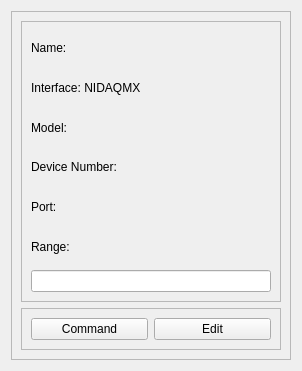
<?xml version="1.0" encoding="UTF-8"?>
<ui version="4.0">
 <class>Form</class>
 <widget class="QWidget" name="Form">
  <property name="geometry">
   <rect>
    <x>0</x>
    <y>0</y>
    <width>302</width>
    <height>371</height>
   </rect>
  </property>
  <property name="windowTitle">
   <string>Form</string>
  </property>
  <layout class="QHBoxLayout" name="horizontalLayout_2">
   <item>
    <widget class="QFrame" name="frame_3">
     <property name="frameShape">
      <enum>QFrame::StyledPanel</enum>
     </property>
     <property name="frameShadow">
      <enum>QFrame::Plain</enum>
     </property>
     <property name="lineWidth">
      <number>1</number>
     </property>
     <layout class="QVBoxLayout" name="verticalLayout_2">
      <item>
       <widget class="QFrame" name="frame">
        <property name="frameShape">
         <enum>QFrame::StyledPanel</enum>
        </property>
        <property name="frameShadow">
         <enum>QFrame::Raised</enum>
        </property>
        <layout class="QVBoxLayout" name="verticalLayout">
         <item>
          <widget class="QLabel" name="nameLabel">
           <property name="text">
            <string>Name:</string>
           </property>
          </widget>
         </item>
         <item>
          <widget class="QLabel" name="interfaceLabel">
           <property name="text">
            <string>Interface: NIDAQMX</string>
           </property>
          </widget>
         </item>
         <item>
          <widget class="QLabel" name="modelLabel">
           <property name="text">
            <string>Model:</string>
           </property>
          </widget>
         </item>
         <item>
          <widget class="QLabel" name="deviceNumberLabel">
           <property name="text">
            <string>Device Number:</string>
           </property>
          </widget>
         </item>
         <item>
          <widget class="QLabel" name="portLabel">
           <property name="text">
            <string>Port:</string>
           </property>
          </widget>
         </item>
         <item>
          <widget class="QLabel" name="rangeLabel">
           <property name="text">
            <string>Range:</string>
           </property>
          </widget>
         </item>
         <item>
          <widget class="QLineEdit" name="connectionLineEdit">
           <property name="readOnly">
            <bool>true</bool>
           </property>
          </widget>
         </item>
        </layout>
       </widget>
      </item>
      <item>
       <widget class="QFrame" name="frame_2">
        <property name="sizePolicy">
         <sizepolicy hsizetype="Preferred" vsizetype="Maximum">
          <horstretch>0</horstretch>
          <verstretch>0</verstretch>
         </sizepolicy>
        </property>
        <property name="frameShape">
         <enum>QFrame::StyledPanel</enum>
        </property>
        <property name="frameShadow">
         <enum>QFrame::Raised</enum>
        </property>
        <layout class="QHBoxLayout" name="horizontalLayout">
         <item>
          <widget class="QPushButton" name="commandButton">
           <property name="text">
            <string>Command</string>
           </property>
          </widget>
         </item>
         <item>
          <widget class="QPushButton" name="editButton">
           <property name="text">
            <string>Edit</string>
           </property>
          </widget>
         </item>
        </layout>
       </widget>
      </item>
     </layout>
    </widget>
   </item>
  </layout>
 </widget>
 <resources/>
 <connections/>
</ui>
